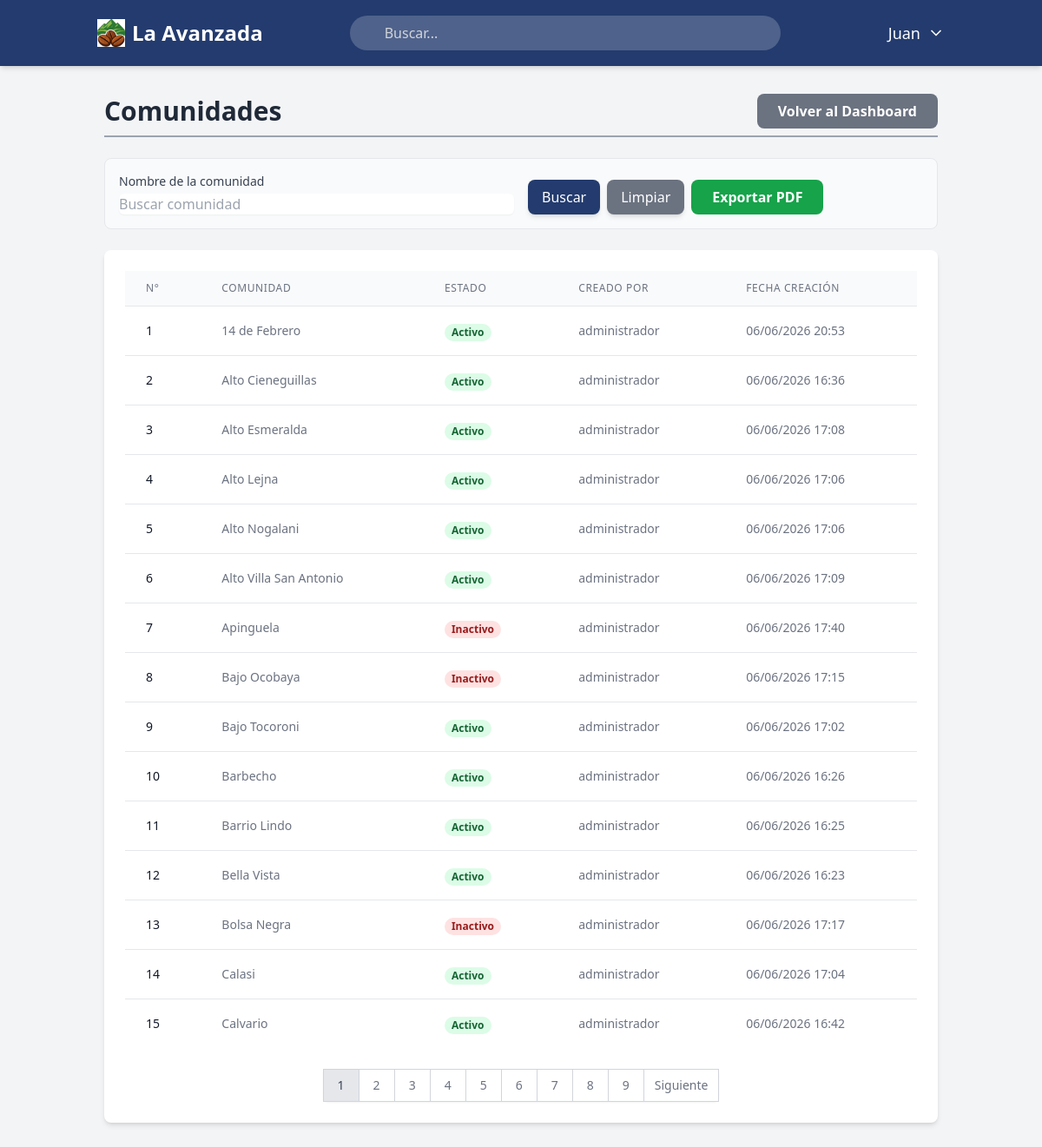
Screenshot of /comunidades/ (signed in) with the database file from the repository.
### usuarios/models.py (models this page shows)
class Usuario(AbstractUser): # CREAMOS LA CLASE USUARIO
    usuario_id = models.AutoField(primary_key=True) #CAMPO USUARIO ID, ES NUMEROS AUTOMATICOS Y ES LLAVE PRIMARIA
    USERNAME_FIELD = 'username' # CAMPO PARA INICIAR SESION
    class Meta: # CONFIGURACIONES EXTRAS en la bd
        db_table = 'usuarios' # nombre de la tabla
        verbose_name = 'Usuario' # definimos en sigular el modelo dentro del panel de django
        verbose_name_plural = 'Usuarios' # define como se mostrara en plural en django

### comunidades/models.py (models this page shows, shortened)
class Comunidad(models.Model): # modelo comunidad
    OPCIONES_ESTADO = [ # servira para poner activo e inactivo pero nunca delete de nuestro sistmas la comunidad
        ('Activo', 'Activo'),
        ('Inactivo', 'Inactivo'),
    ]
    id_comunidad = models.AutoField(primary_key=True) ## llave primaria
    nombre_comunidad = models.CharField(max_length=100, unique=True, verbose_name='Nombre de la comunidad') # nombre de la comunidad
    estado = models.CharField(max_length=20, choices=OPCIONES_ESTADO, default='Activo', verbose_name='Estado') # estado de la comunidad
    creado_por = models.ForeignKey( # quien lo creo
        settings.AUTH_USER_MODEL,
        on_delete=models.SET_NULL,
        null=True,
        related_name='comunidades_creadas',
        verbose_name='Creado por'
    )
    fecha_creacion = models.DateTimeField(auto_now_add=True, verbose_name='Fecha de creación') # fecha de la crecion
    editado_por = models.ForeignKey(
        settings.AUTH_USER_MODEL,
        on_delete=models.SET_NULL,
        null=True,
        blank=True,
        related_name='comunidades_editadas',
        verbose_name='Editado por'
    )
    fecha_edicion = models.DateTimeField(auto_now=True, verbose_name='Fecha de edición') # la fecha de la edidion
    class Meta:
        db_table = 'comunidades' # nombre de la tabla
        verbose_name = 'Comunidad'
        verbose_name_plural = 'Comunidades'

### comunidades/views.py (the view)
# urls.py: path('', views.lista_comunidades, name='lista_comunidades'), # para litar
@login_required # seguridad y login requeido para entrar
def lista_comunidades(request):
    permiso = obtener_permiso_comunidades(request.user)
    if permiso == 0:
        return redirect('dashboard') # si no esta permitido vuelve al dashboard osea atras
    comunidades = Comunidad.objects.all().order_by('nombre_comunidad')# listamos las comunidades
    nombre_comunidad = request.GET.get('nombre_comunidad') # buscador busca
    if nombre_comunidad:
        comunidades = comunidades.filter(nombre_comunidad__icontains=nombre_comunidad) #filtra
    paginator = Paginator(comunidades, 15)
    page_number = request.GET.get('page')
    page_obj = paginator.get_page(page_number)
    contexto = {
        'page_obj': page_obj,
        'permiso': permiso,
    }
    return render(request, 'comunidades/lista_comunidades.html', contexto)

### comunidades/views.py (called while the page is built)
def obtener_permiso_comunidades(usuario):
    roles_usuario = UsuarioRol.objects.filter(usuario=usuario)
    permiso_maximo = 0
    for usuario_rol in roles_usuario:
        rol = usuario_rol.rol
        permiso_actual = getattr(rol, 'comunidades', 0)
        if permiso_actual > permiso_maximo:
            permiso_maximo = permiso_actual
    return permiso_maximo

### principal/context_processors.py (called while the page is built)
def obtener_permisos(request):
    permisos = { # los modulos
        'registrar_compras_cafe': 0,
        'historial_compras': 0,
        'comunidades': 0,
        'productores': 0,
        'registro_ventas_cafe': 0,
        'analisis_predicciones': 0,
        'roles_usuarios': 0,
    }
    roles = []
    if request.user.is_authenticated:
        roles_usuario = UsuarioRol.objects.filter(usuario=request.user)
        roles = [usuario_rol.rol.nombre_rol for usuario_rol in roles_usuario]
        for usuario_rol in roles_usuario:
            rol = usuario_rol.rol
            for modulo in permisos.keys():
                permiso_actual = getattr(rol, modulo, 0)
                if permiso_actual > permisos[modulo]:
                    permisos[modulo] = permiso_actual
    return {
        'permisos': permisos,
        'roles': roles,
    }

### comunidades/templates/comunidades/lista_comunidades.html (shortened to what this page needs)
{% extends "principal/base.html" %}
{% load static %}
{% block content %}
<div class="flex flex-col md:flex-row md:items-center md:justify-between mb-6 border-b-2 border-gray-400 pb-2 gap-4">
    <h2 class="text-3xl font-bold text-gray-800">
        Comunidades
    </h2>
    <a
        href="{% url 'dashboard' %}"
        class="bg-gray-500 text-white font-semibold py-2 px-6 rounded-lg text-center transition-colors duration-300 hover:bg-gray-600">
        Volver al Dashboard
    </a>
</div>
<div class="mb-6 p-4 border rounded-lg bg-gray-50">
    <form method="get" action="{% url 'comunidades:lista_comunidades' %}" class="grid grid-cols-1 md:grid-cols-4 gap-4 items-end">
        <div class="col-span-1 md:col-span-2">
            <label for="nombre_comunidad" class="block text-sm font-medium text-gray-700">
                Nombre de la comunidad
            </label>
            <input
                type="text"
                name="nombre_comunidad"
                id="nombre_comunidad"
                value="{{ request.GET.nombre_comunidad }}"
                placeholder="Buscar comunidad"
                autocomplete="off"
                class="mt-1 block w-full rounded-md border-gray-300 shadow-sm focus:border-indigo-300 focus:ring-indigo-200 focus:ring-opacity-50"
            >
        </div>
        <div class="col-span-1 md:col-span-2">
            <div class="flex flex-col md:flex-row md:items-center md:justify-between gap-2">
                <div class="flex flex-col md:flex-row gap-2">
                    <button
                        type="submit"
                        class="w-full md:w-auto bg-[#233b6e] text-white px-4 py-2 rounded-lg shadow-md hover:bg-[#1a2c53] transition-colors duration-300">
                        Buscar
                    </button>
                    <a
                        href="{% url 'comunidades:lista_comunidades' %}"
                        class="w-full md:w-auto bg-gray-500 text-white px-4 py-2 rounded-lg shadow-md hover:bg-gray-600 transition-colors duration-300 text-center">
                        Limpiar
                    </a>
                    <a
                        href="{% url 'comunidades:exportar_comunidades_pdf' %}?nombre_comunidad={{ request.GET.nombre_comunidad }}"
                        class="w-full md:w-auto bg-green-600 text-white font-semibold py-2 px-6 rounded-lg text-center transition-colors duration-300 hover:bg-green-700">
                        Exportar PDF
                    </a>
                </div>
            </div>
        </div>
    </form>
</div>
<div class="bg-white p-6 rounded-lg shadow-md overflow-x-auto">
    <table class="min-w-full divide-y divide-gray-200">
        <thead class="bg-gray-50">
            <tr>
                <th class="px-6 py-3 text-left text-xs font-medium text-gray-500 uppercase tracking-wider">
                    N°
                </th>
                <th class="px-6 py-3 text-left text-xs font-medium text-gray-500 uppercase tracking-wider">
                    Comunidad
                </th>
                <th class="px-6 py-3 text-left text-xs font-medium text-gray-500 uppercase tracking-wider">
                    Estado
                </th>
                <th class="px-6 py-3 text-left text-xs font-medium text-gray-500 uppercase tracking-wider">
                    Creado por
                </th>
                <th class="px-6 py-3 text-left text-xs font-medium text-gray-500 uppercase tracking-wider">
                    Fecha creación
                </th>
            </tr>
        </thead>
        <tbody class="bg-white divide-y divide-gray-200">
            {% for comunidad in page_obj %}
            <tr>
                <td class="px-6 py-4 whitespace-nowrap text-sm font-medium text-gray-900">
                    {{ page_obj.start_index|add:forloop.counter0 }}
                </td>
                <td class="px-6 py-4 whitespace-nowrap text-sm text-gray-500">
                    {{ comunidad.nombre_comunidad }}
                </td>
                <td class="px-6 py-4 whitespace-nowrap">
                    <span class="px-2 inline-flex text-xs leading-5 font-semibold rounded-full {% if comunidad.estado == 'Activo' %}bg-green-100 text-green-800{% else %}bg-red-100 text-red-800{% endif %}">
                        {{ comunidad.estado }}
                    </span>
                </td>
                <td class="px-6 py-4 whitespace-nowrap text-sm text-gray-500">
                    {% if comunidad.creado_por %}
                        {{ comunidad.creado_por.username }}
                    {% else %}
                        Sin usuario
                    {% endif %}
                </td>
                <td class="px-6 py-4 whitespace-nowrap text-sm text-gray-500">
                    {{ comunidad.fecha_creacion|date:"d/m/Y H:i" }}
                </td>
            </tr>
            {% empty %}
            <tr>
                <td colspan="6" class="px-6 py-4 whitespace-nowrap text-sm text-gray-500 text-center">
                    No se encontraron comunidades registradas.
                </td>
            </tr>
            {% endfor %}
        </tbody>
    </table>
    {% if page_obj.has_other_pages %}
    <div class="flex justify-center mt-6">
        <nav class="relative z-0 inline-flex rounded-md shadow-sm -space-x-px" aria-label="Pagination">
            {% for i in page_obj.paginator.page_range %}
                {% if page_obj.number == i %}
                <span class="relative inline-flex items-center px-4 py-2 border border-gray-300 bg-gray-200 text-sm font-medium text-gray-700">
                    {{ i }}
                </span>
                {% else %}
                <a
                    href="?page={{ i }}&nombre_comunidad={{ request.GET.nombre_comunidad }}"
                    class="relative inline-flex items-center px-4 py-2 border border-gray-300 bg-white text-sm font-medium text-gray-500 hover:bg-gray-50">
                    {{ i }}
                </a>
                {% endif %}
            {% endfor %}
            {% if page_obj.has_next %}
            <a
                href="?page={{ page_obj.next_page_number }}&nombre_comunidad={{ request.GET.nombre_comunidad }}"
                class="relative inline-flex items-center px-3 py-2 border border-gray-300 bg-white text-sm font-medium text-gray-500 hover:bg-gray-50">
                Siguiente
            </a>
            {% endif %}
        </nav>
    </div>
    {% endif %}
</div>
{% endblock content %}

### principal/templates/principal/base.html (shortened to what this page needs)
{% load static %}
<!DOCTYPE html>
<html lang="es">
<head>
    <script src="https://cdn.tailwindcss.com"></script>
</head>
<body class="bg-gray-100 font-sans">
    <nav class="bg-[#233b6e] text-white shadow-md">
        <div class="container mx-auto px-4 py-4 flex flex-col md:flex-row justify-between items-center space-y-4 md:space-y-0">
            <a href="{% url 'dashboard' %}" class="flex items-center gap-2 text-2xl font-bold rounded-lg px-2 py-1 transition-all hover:bg-white/10">
                <img src="{% static 'img/logoavanzada2.jpg' %}" alt="La Avanzada" class="h-8 w-8">
                <span>La Avanzada</span>
            </a>
            <div class="relative w-full md:w-1/2">
                <input
                    type="text"
                    id="transaction-input"
                    placeholder="Buscar..."
                    class="w-full bg-white/20 text-white rounded-full py-2 pl-10 pr-4 focus:outline-none focus:ring-2 focus:ring-white/50 placeholder-gray-300"
                >
            </div>
            <div class="flex items-center space-x-6">
                <div class="relative">
                    <button id="user-menu-button" class="flex items-center space-x-2 text-lg font-medium transition-all hover:bg-white/10 p-2 rounded-lg">
                        <span>{{ user.first_name|default:user.username }}</span>
                        <svg xmlns="http://www.w3.org/2000/svg" width="20" height="20"
                             viewBox="0 0 24 24" fill="none" stroke="currentColor"
                             stroke-width="2" stroke-linecap="round" stroke-linejoin="round"
                             class="lucide lucide-chevron-down">
                            <path d="m6 9 6 6 6-6"></path>
                        </svg>
                    </button>
                </div>
            </div>
        </div>
    </nav>
    <main class="container mx-auto p-8">
        {% block content %}
        {% endblock content %}
    </main>
</body>
</html>

### rows the page displays
Usuario: first_name "Juan"
Comunidad: start_index|add "1", nombre_comunidad "14 de Febrero", estado "Activo", creado_por.username "administrador", fecha_creacion "06/06/2026 20:53"
Comunidad: start_index|add "2", nombre_comunidad "Alto Cieneguillas", estado "Activo", creado_por.username "administrador", fecha_creacion "06/06/2026 16:36"
Comunidad: start_index|add "3", nombre_comunidad "Alto Esmeralda", estado "Activo", creado_por.username "administrador", fecha_creacion "06/06/2026 17:08"
Comunidad: start_index|add "4", nombre_comunidad "Alto Lejna", estado "Activo", creado_por.username "administrador", fecha_creacion "06/06/2026 17:06"
Comunidad: start_index|add "5", nombre_comunidad "Alto Nogalani", estado "Activo", creado_por.username "administrador", fecha_creacion "06/06/2026 17:06"
Comunidad: start_index|add "6", nombre_comunidad "Alto Villa San Antonio", estado "Activo", creado_por.username "administrador", fecha_creacion "06/06/2026 17:09"
Comunidad: start_index|add "7", nombre_comunidad "Apinguela", estado "Inactivo", creado_por.username "administrador", fecha_creacion "06/06/2026 17:40"
Comunidad: start_index|add "8", nombre_comunidad "Bajo Ocobaya", estado "Inactivo", creado_por.username "administrador", fecha_creacion "06/06/2026 17:15"
Comunidad: start_index|add "9", nombre_comunidad "Bajo Tocoroni", estado "Activo", creado_por.username "administrador", fecha_creacion "06/06/2026 17:02"
Comunidad: start_index|add "10", nombre_comunidad "Barbecho", estado "Activo", creado_por.username "administrador", fecha_creacion "06/06/2026 16:26"
Comunidad: start_index|add "11", nombre_comunidad "Barrio Lindo", estado "Activo", creado_por.username "administrador", fecha_creacion "06/06/2026 16:25"
Comunidad: start_index|add "12", nombre_comunidad "Bella Vista", estado "Activo", creado_por.username "administrador", fecha_creacion "06/06/2026 16:23"
Comunidad: start_index|add "13", nombre_comunidad "Bolsa Negra", estado "Inactivo", creado_por.username "administrador", fecha_creacion "06/06/2026 17:17"
Comunidad: start_index|add "14", nombre_comunidad "Calasi", estado "Activo", creado_por.username "administrador", fecha_creacion "06/06/2026 17:04"
Comunidad: start_index|add "15", nombre_comunidad "Calvario", estado "Activo", creado_por.username "administrador", fecha_creacion "06/06/2026 16:42"

### other values shown
{{ i }} "1"
{{ i }} "2" "3" "4" "5" "6" "7" "8" "9"
